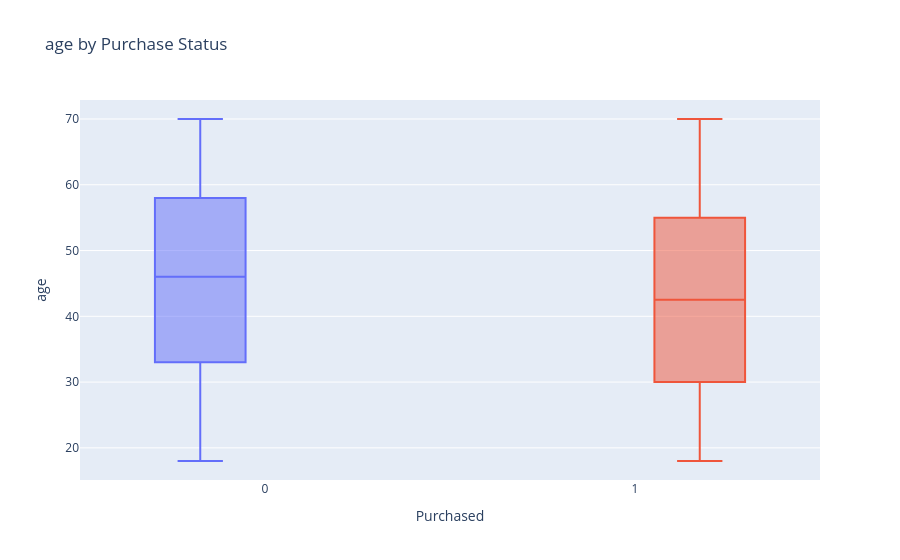
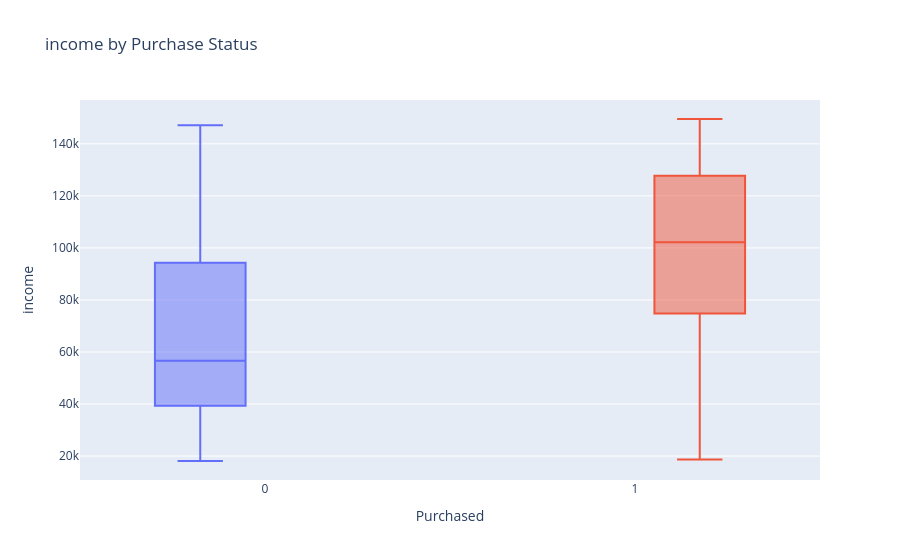
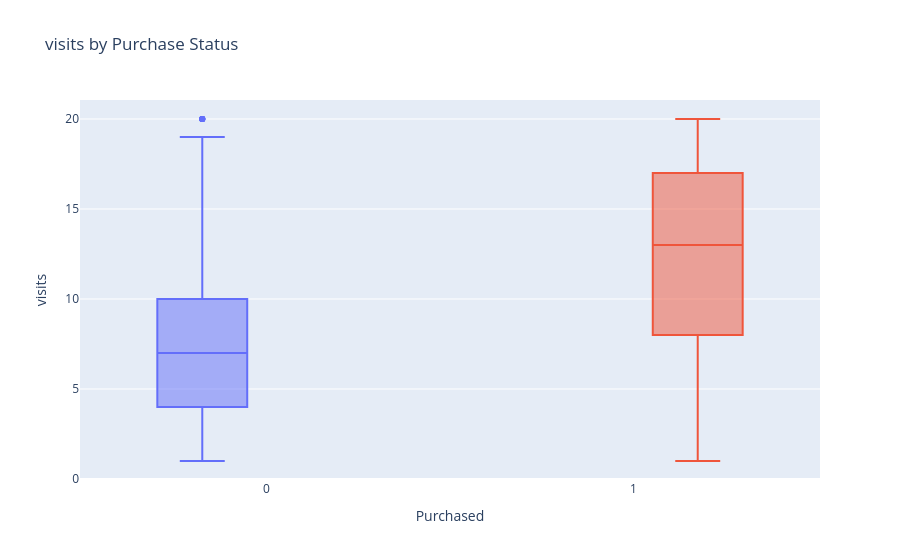

Notebook source saved alongside these figures, in order:
### Code cell
#Box plot against the target

for column in numeric_columns:
    fig = px.box(
        analysis_df,
        x=analysis_df[TARGET].astype(str),
        y=column,
        color=analysis_df[TARGET].astype(str),
        points="outliers",
        title=f"{column} by Purchase Status",
        labels={
            "x": "Purchased",
            "color": "Purchased",
        },
    )

    fig.update_layout(showlegend=False)
    fig.show()

    fig.write_html(
        CHART_DIR / f"{column}_target_boxplot.html"
    )

### Figure 1 — Plotly figure (JSON) as saved in the notebook; plotly's stock layout.template omitted (floating-point values rounded to 4 significant figures; data arrays with more than 128 entries replaced by an {"elided": "..."} marker saying what was removed)
{"data": [{"alignmentgroup": "True", "boxpoints": "outliers", "hovertemplate": "Purchased=%{x}<br>age=%{y}<extra></extra>", "legendgroup": "0", "marker": {"color": "#636efa"}, "name": "0", "notched": false, "offsetgroup": "0", "orientation": "v", "showlegend": true, "type": "box", "x": {"elided": "196 str values"}, "x0": " ", "xaxis": "x", "y": {"elided": "196 int values"}, "y0": " ", "yaxis": "y"}, {"alignmentgroup": "True", "boxpoints": "outliers", "hovertemplate": "Purchased=%{x}<br>age=%{y}<extra></extra>", "legendgroup": "1", "marker": {"color": "#EF553B"}, "name": "1", "notched": false, "offsetgroup": "1", "orientation": "v", "showlegend": true, "type": "box", "x": {"elided": "304 str values"}, "x0": " ", "xaxis": "x", "y": {"elided": "304 int values"}, "y0": " ", "yaxis": "y"}], "layout": {"boxmode": "group", "legend": {"title": {"text": "Purchased"}, "tracegroupgap": 0}, "showlegend": false, "title": {"text": "age by Purchase Status"}, "xaxis": {"anchor": "y", "domain": [0, 1], "title": {"text": "Purchased"}}, "yaxis": {"anchor": "x", "domain": [0, 1], "title": {"text": "age"}}}}

### Figure 2 — Plotly figure (JSON) as saved in the notebook; plotly's stock layout.template omitted (floating-point values rounded to 4 significant figures; data arrays with more than 128 entries replaced by an {"elided": "..."} marker saying what was removed)
{"data": [{"alignmentgroup": "True", "boxpoints": "outliers", "hovertemplate": "Purchased=%{x}<br>income=%{y}<extra></extra>", "legendgroup": "0", "marker": {"color": "#636efa"}, "name": "0", "notched": false, "offsetgroup": "0", "orientation": "v", "showlegend": true, "type": "box", "x": {"elided": "196 str values"}, "x0": " ", "xaxis": "x", "y": {"elided": "196 int values"}, "y0": " ", "yaxis": "y"}, {"alignmentgroup": "True", "boxpoints": "outliers", "hovertemplate": "Purchased=%{x}<br>income=%{y}<extra></extra>", "legendgroup": "1", "marker": {"color": "#EF553B"}, "name": "1", "notched": false, "offsetgroup": "1", "orientation": "v", "showlegend": true, "type": "box", "x": {"elided": "304 str values"}, "x0": " ", "xaxis": "x", "y": {"elided": "304 int values"}, "y0": " ", "yaxis": "y"}], "layout": {"boxmode": "group", "legend": {"title": {"text": "Purchased"}, "tracegroupgap": 0}, "showlegend": false, "title": {"text": "income by Purchase Status"}, "xaxis": {"anchor": "y", "domain": [0, 1], "title": {"text": "Purchased"}}, "yaxis": {"anchor": "x", "domain": [0, 1], "title": {"text": "income"}}}}

### Figure 3 — Plotly figure (JSON) as saved in the notebook; plotly's stock layout.template omitted (floating-point values rounded to 4 significant figures; data arrays with more than 128 entries replaced by an {"elided": "..."} marker saying what was removed)
{"data": [{"alignmentgroup": "True", "boxpoints": "outliers", "hovertemplate": "Purchased=%{x}<br>visits=%{y}<extra></extra>", "legendgroup": "0", "marker": {"color": "#636efa"}, "name": "0", "notched": false, "offsetgroup": "0", "orientation": "v", "showlegend": true, "type": "box", "x": {"elided": "196 str values"}, "x0": " ", "xaxis": "x", "y": {"elided": "196 int values"}, "y0": " ", "yaxis": "y"}, {"alignmentgroup": "True", "boxpoints": "outliers", "hovertemplate": "Purchased=%{x}<br>visits=%{y}<extra></extra>", "legendgroup": "1", "marker": {"color": "#EF553B"}, "name": "1", "notched": false, "offsetgroup": "1", "orientation": "v", "showlegend": true, "type": "box", "x": {"elided": "304 str values"}, "x0": " ", "xaxis": "x", "y": {"elided": "304 int values"}, "y0": " ", "yaxis": "y"}], "layout": {"boxmode": "group", "legend": {"title": {"text": "Purchased"}, "tracegroupgap": 0}, "showlegend": false, "title": {"text": "visits by Purchase Status"}, "xaxis": {"anchor": "y", "domain": [0, 1], "title": {"text": "Purchased"}}, "yaxis": {"anchor": "x", "domain": [0, 1], "title": {"text": "visits"}}}}
